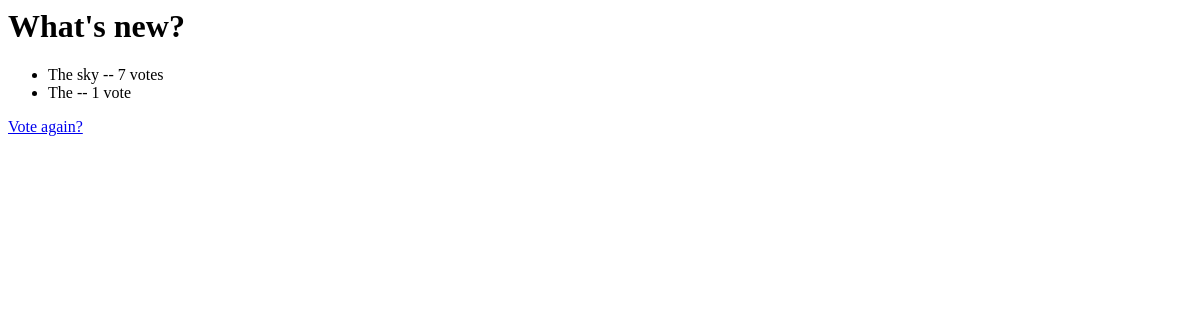
Before: /1/results/ with the older database file.
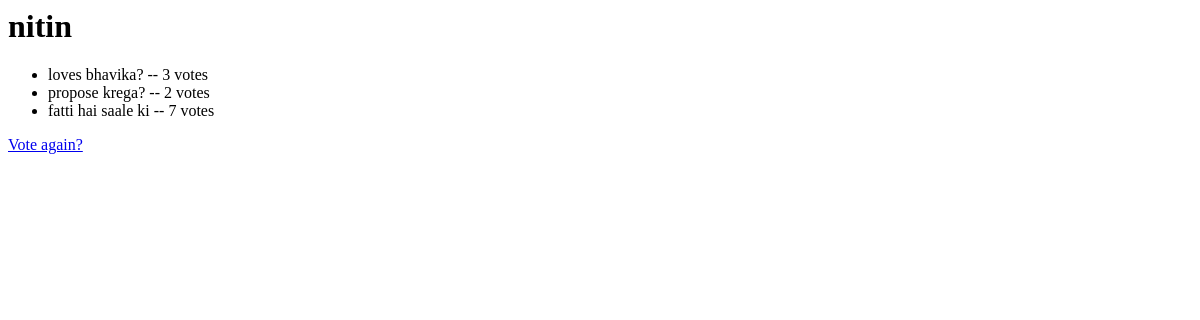
After: the same page with the newer database file.
### polls/models.py (models this page shows, shortened)
class Question(models.Model):
    question_text = models.CharField(max_length=200)
    pub_date = models.DateTimeField('date published')

class Choice(models.Model):
    question = models.ForeignKey(Question, on_delete=models.CASCADE)
    choice_text = models.CharField(max_length=300)
    votes = models.IntegerField(default=0)

### polls/views.py (the view)
# urls.py: path('<int:pk>/results/', views.ResultsView.as_view(), name='results'),
class ResultsView(generic.DetailView):
    model = Question
    template_name = 'polls/results.html'

### polls/templates/polls/results.html
<h1>{{ question.question_text }}</h1>
<ul>
{% for choice in question.choice_set.all %}
    <li>{{ choice.choice_text }} -- {{ choice.votes }} vote{{ choice.votes|pluralize }}</li>
{% endfor %}
</ul>
<a href="{% url 'polls:detail' question.id %}">Vote again?</a>

Changed rows visible on the page:
changed Question: question_text "What's new?" → "nitin"
changed Choice: choice_text "The sky" → "loves bhavika?"; votes "7" → "3"
changed Choice: choice_text "The" → "propose krega?"; votes "1" → "2"
added Choice: choice_text "fatti hai saale ki", votes "7"
